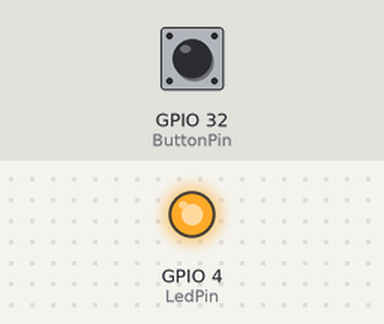
Bench run of a program on a simulated ESP32. On the bench: output pins drawn as LEDs (lit = HIGH). Dashed ring = blinking. Inputs (shaded band) come from the test bench; at power-on: GPIO 32 (ButtonPin) LOW. What the program prints to the serial monitor is not drawn.

Above: at 2.2 s.
2.3 s: GPIO 32 (ButtonPin) pulsed HIGH 5 times (0.12 s each, 0.3 s apart)
At 2.75 s:
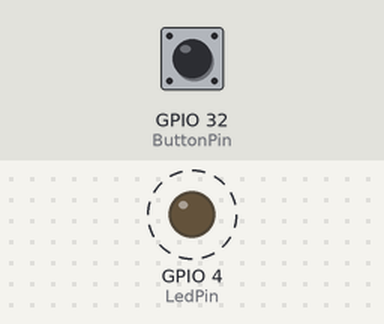
5.3 s: GPIO 32 (ButtonPin) pulled HIGH for 0.15 s
At 6.5 s:
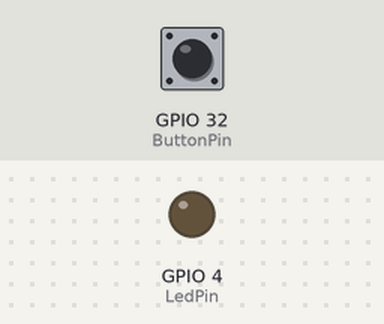
6.9 s: GPIO 32 (ButtonPin) pulled HIGH for 1 s
At 7.7 s:
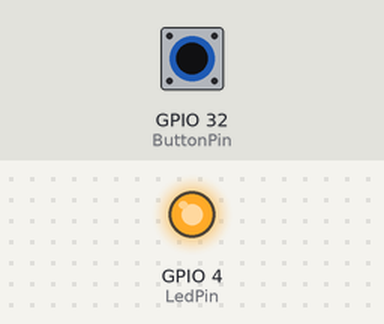
Timing chart, 0 to 9.9 s (numbered marks = the images above; inputs shaded):
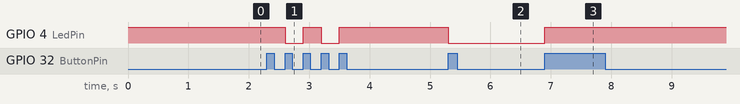

Measured:
- after the input at 2.3 s, GPIO 4 (LedPin): alternates HIGH for 0.30 s and LOW for 0.30 s, 4 changes in all, then stays HIGH, starting after 0.30 s
- after the input at 5.3 s, GPIO 4 (LedPin): HIGH → LOW at once
- after the input at 6.9 s, GPIO 4 (LedPin): LOW → HIGH at once

The program:

main.cpp
```cpp
#include <Arduino.h>

const int BuildinledPin = 2; // GPIO2 is often connected to the onboard LED on ESP32 boards
const int ButtonPin = 32;    // GPIO0 is often used for a button on ESP32 boards
const int LedPin = 4; // GPIO33 for an external LED

int ledState = LOW; // LED is off when pin is HIGH
int lastButtonState = LOW; // Previous state of the button
int debounceDelay = 50; // Debounce time in milliseconds
int lastTime = 0; // Last time the button state changed

void setup() {
  Serial.begin(115200);
  // put your setup code here, to run once:
  pinMode(LedPin, OUTPUT);
  digitalWrite(LedPin, HIGH); // Ensure LED is off at start
  delay(1000); // Wait for a second

  pinMode(ButtonPin, INPUT);
}

void loop() {
  // put your main code here, to run repeatedly:
  int buttonState = digitalRead(ButtonPin);
  // Serial.println("buttonState: " + String(buttonState));
  Serial.println(String(lastTime) + ' ' + String(millis()));
  if (buttonState == HIGH && lastButtonState == LOW && (millis() - lastTime) > debounceDelay)
  {
    ledState = !ledState; // Toggle LED state
    digitalWrite(LedPin, ledState); // Update LED based on ledState
    lastTime = millis();
  } else {
  }
  lastButtonState = buttonState;

}
```
